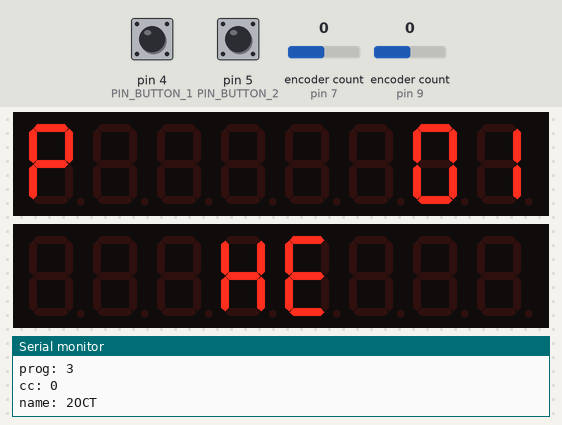
This sketch was run on a simulated Arduino Uno, built with avr-gcc and run on an emulated ATmega328P. On the bench: 2 × 8-digit seven-segment display, the last lines printed to the serial monitor. The test bench sets the inputs (shaded band); at power-on: pin 5 (PIN_BUTTON_2) LOW, pin 4 (PIN_BUTTON_1) LOW, encoder count (sensors on pin 7, pin 9) 0.

Above: at 3.7 s.
3.8 s: pin 5 (PIN_BUTTON_2) pulled HIGH for 0.15 s
At 4.01 s:
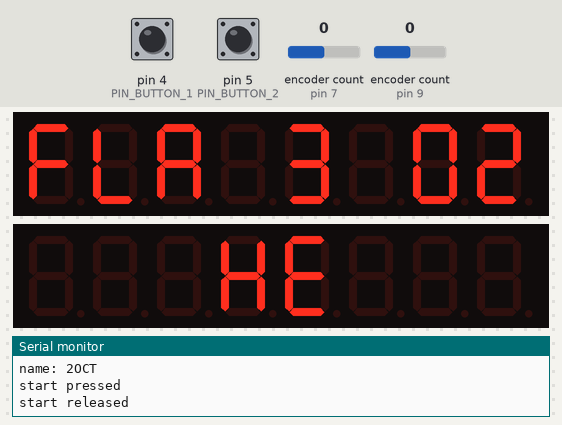
4.5 s: pin 4 (PIN_BUTTON_1) pulled HIGH for 0.15 s
At 5.7 s:
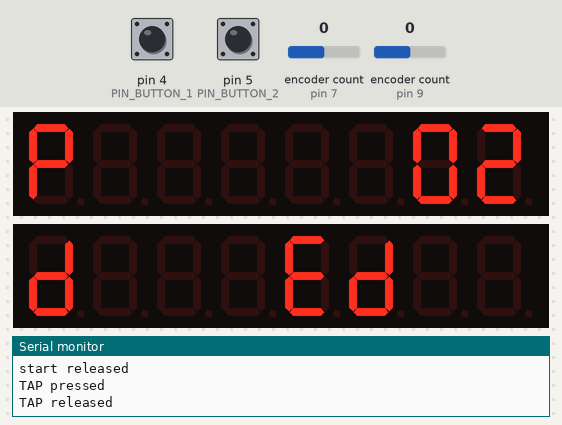
6.1 s: encoder count (sensor on pin 7) set to 1
At 7.3 s:
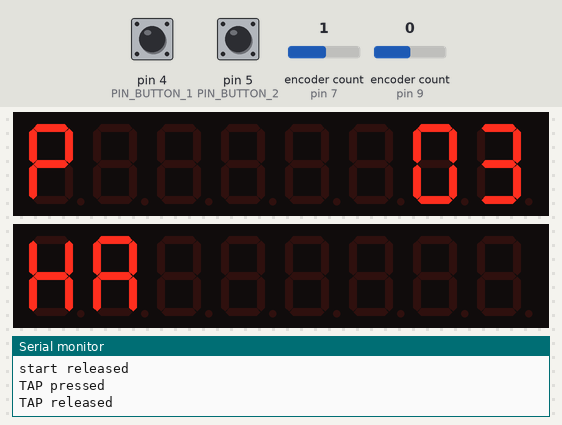
7.6 s: encoder count (sensor on pin 9) set to 1
At 8.4 s:
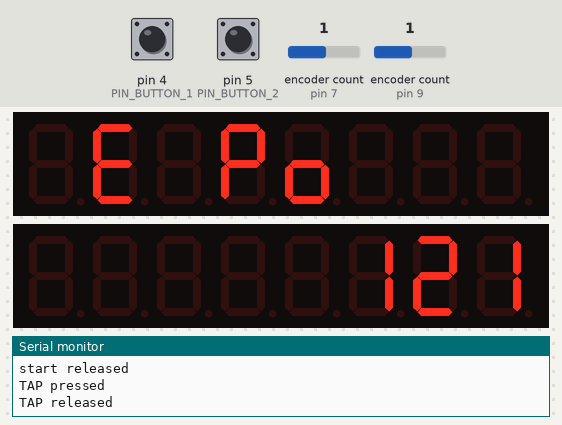
10.6 s: pin 4 (PIN_BUTTON_1) pulled HIGH for 3.2 s
At 11.4 s:
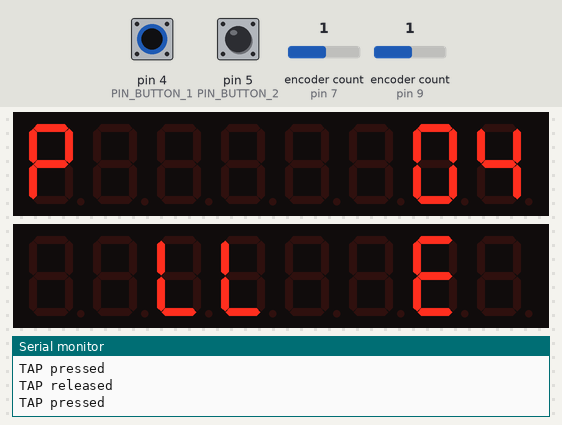
15.3 s: pin 5 (PIN_BUTTON_2) pulled HIGH for 1 s
At 15.51 s:
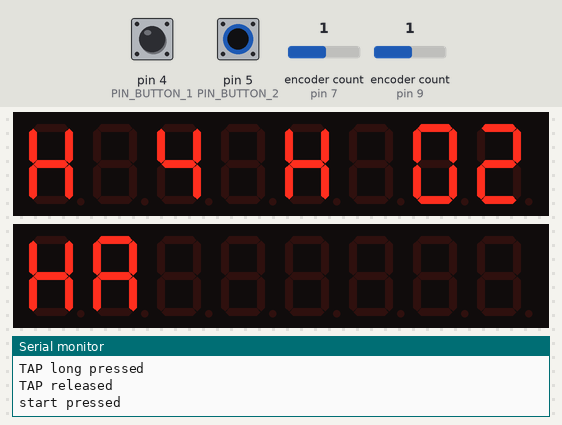
Timing chart, 0 to 17.9 s (numbered marks = the images above; inputs shaded):
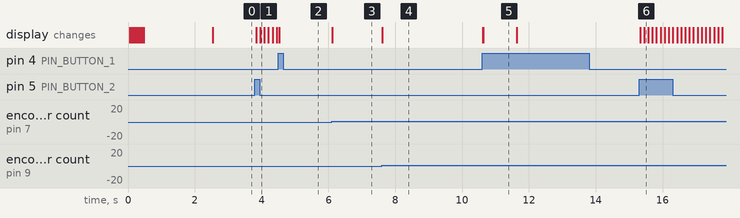

The sketch:

whammy_sequencer.ino
```cpp
#include "buttons.h"
#include "display.h"
#include "midi.h"
#include "pitches.h"
#include "presets.h"

/*
 *
 *  --------------------
 *  -    DISPLAY 1     -
 *  -    DISPLAY 2     -
 *  -                  -
 *  -       knob1 O    -
 *  -       knob2 O    -
 *  - button1  button2 -
 *  -  O          O    -
 *  --------------------
 *
 *
 *
 */

/* TODO
 *  - settings type whammy
 *  - settings true bypass
 *  - preset en PROGMEM
 *  - tap tempo
 *  - "vraie" courbe de pédale
 */

#define PIN_MIDI_RX 2
#define PIN_MIDI_TX 3
#define PIN_DISPLAY_DATA 12
#define PIN_DISPLAY_CLK 11
#define PIN_DISPLAY_LOAD 10
#define PIN_BUTTON_1 4
#define PIN_BUTTON_2 5
#define PIN_KNOB_1_PIN1 7
#define PIN_KNOB_1_PIN2 6
#define PIN_KNOB_2_PIN1 9
#define PIN_KNOB_2_PIN2 8

#define MODE_PLAY 0
#define MODE_PRESET 1
#define MODE_SETTINGS 2

byte          current_screen = SCREEN_PRESET;
unsigned long t_tempo        = 0;

byte          mode           = MODE_PLAY;
bool          playing        = false;
byte          current_preset = 0;
int           preset_direction = 1;
byte          current_step   = 0;
byte          step           = 0;
byte          type           = 0;
unsigned long tempo          = 120;
#define MAX_TEMPO 260
#define MIN_TEMPO 40
unsigned long last_time = 0;
char          buffer[9]; // used for copy PROGMEM to SRAM (8 char max)

LedControl lc = LedControl( PIN_DISPLAY_DATA, PIN_DISPLAY_CLK, PIN_DISPLAY_LOAD,
                            2 ); // lc is our object
// pin 12 is connected to the DATA IN  pin 1
// pin 11 is connected to the CLK pin 13
// pin 10 is connected to LOAD/CS pin 12
// 2 as we are  using 2 MAX7219

SoftwareSerial midiOut( PIN_MIDI_RX, PIN_MIDI_TX ); // RX, TX ;
ButtonConfig   buttonConfig;
AceButton      buttonLeft;
AceButton      buttonRight;
bool           button2_pressed  = false;
bool           button2_released = false;
bool           button1_pressed    = false;
bool           button1_released   = false;
bool           button1_long       = false;

long knob1pos = 0;
long knob2pos = 0;
long knob1new, knob2new;

Encoder knob1( PIN_KNOB_1_PIN1, PIN_KNOB_1_PIN2 );
Encoder knob2( PIN_KNOB_2_PIN1, PIN_KNOB_2_PIN2 );

void stop( void )
{
    playing = false;
    /* buffered */
    whammy( pgm_read_word( &( pitches[P_UNISON].prog ) ),
            pgm_read_word( &( pitches[P_UNISON].cc ) ) );
    /* true bypass  */
    // whammy(pgm_read_word(&(pitches[BYPASS].prog)),
    // pgm_read_word(&(pitches[BYPASS].cc)));
}

void setup()
{
    // init the 2 displays
    dinit( DISPLAY1 );
    dinit( DISPLAY2 );

    // init midi serial port
    midiOut.begin( 31250 );

    // init USB serial debug
    Serial.begin( 9600 );

    buttonConfig.setEventHandler( handleEvent );
    buttonConfig.setFeature( ButtonConfig::kFeatureClick );
    buttonConfig.setFeature( ButtonConfig::kFeatureLongPress );

    pinMode( PIN_BUTTON_1, INPUT );
    pinMode( PIN_BUTTON_2, INPUT );

    buttonLeft.setButtonConfig( &buttonConfig );
    buttonLeft.init( PIN_BUTTON_1, LOW, 0 /* id */ );
    buttonRight.setButtonConfig( &buttonConfig );
    buttonRight.init( PIN_BUTTON_2, LOW, 1 /* id */ );

    Serial.println( F( "Whammy Sequencer" ) );

    byte prog = pgm_read_word( &( pitches[P_UNISON].prog ) );
    Serial.print( "prog: " );
    Serial.println( prog );
    byte cc = pgm_read_word( &( pitches[P_UNISON].cc ) );
    Serial.print( "cc: " );
    Serial.println( cc );

    step = P_2OCT;
    strcpy_P( buffer, (char *)pgm_read_word( &( pitches[step].name ) ) );
    Serial.print( "name: " );
    Serial.println( buffer );

    stop(); // bypass

    printScreen( SCREEN_SPLASH );
    printScreen( SCREEN_PRESET );
}

void setPreset( byte num )
{
    if ( num != current_preset )
    {
        current_preset = num, current_step = 0;
        stop();
        printScreen( SCREEN_PRESET );
    }
}

void printScreen( byte type )
{
    current_screen = type;
    switch ( type )
    {
    case SCREEN_SPLASH:
        dprint( DISPLAY2, "E" );
        delay( ANIM_DELAY );
        dprint( DISPLAY2, "CE" );
        delay( ANIM_DELAY );
        dprint( DISPLAY1, "Y" );
        dprint( DISPLAY2, "NCE" );
        delay( ANIM_DELAY );
        dprint( DISPLAY1, "MY" );
        dprint( DISPLAY2, "ENCE" );
        delay( ANIM_DELAY );
        dprint( DISPLAY1, "MMY" );
        dprint( DISPLAY2, "UENCE" );
        delay( ANIM_DELAY );
        dprint( DISPLAY1, "AMMY" );
        dprint( DISPLAY2, "QUENCE" );
        delay( ANIM_DELAY );
        dprint( DISPLAY1, "HAMMY" );
        dprint( DISPLAY2, "EQUENCE" );
        delay( ANIM_DELAY );
        dprint( DISPLAY1, "WHAMMY" );
        dprint( DISPLAY2, "SEQUENCE" );
        delay( ANIM_DELAY );
        dprint( DISPLAY1, " WHAMMY" );
        dprint( DISPLAY2, "EQUENCER" );
        delay( ANIM_DELAY );
        delay( 2000 );
        break;
    case SCREEN_SELECT_PRESET:
        dprint( DISPLAY1, "SELECT" );
        dprint( DISPLAY2, "PRESET" );
        break;
    case SCREEN_PRESET:
        dprintd( DISPLAY1, "PGM", current_preset + 1 );
        dprint( DISPLAY2, presets[current_preset].name );
        break;
    case SCREEN_TEMPO:
        dprint( DISPLAY1, "Tempo" );
        dprintn( DISPLAY2, (int)tempo );
        t_tempo = millis();
        break;
    case SCREEN_PLAY:
        if ( millis() < SCREEN_DELAY + t_tempo )
            break;
        strcpy_P( buffer, (char *)pgm_read_word( &( pitches[step].name ) ) );
        dprintd( DISPLAY1, buffer, current_step + 1 );
        dprint( DISPLAY2, presets[current_preset].name );
        break;
    case SCREEN_SETTINGS:
        dprint( DISPLAY1, "SELECT" );
        dprint( DISPLAY2, "SETTINGS" );
        break;
    }
}

void change_preset(void)
{
    int preset = (int) current_preset + preset_direction;

    button1_pressed = false; // reset
    button1_long = false;

    if ( preset == PRESET_COUNT )
        preset = 0;
    else if ( preset == -1)
        preset = PRESET_COUNT - 1;

    setPreset( preset );
}

void loop()
{

    check_buttons();

/*
    switch ( mode )
    {
    case MODE_PLAY:
        break;
    case MODE_PRESET:
        break;
    case MODE_SETTINGS:
        break;
    }
*/
    // knob1 -> preset
    if ( knob1new != knob1pos )
    {
        if ( knob1new > knob1pos && current_preset < PRESET_COUNT - 1 )
            setPreset( current_preset + 1 );
        else if ( knob1new < knob1pos && current_preset > 0 )
            setPreset( current_preset - 1 );
        knob1pos = knob1new;
    }
    // knob2 -> tempo
    if ( knob2new != knob2pos )
    {
        // update tempo
        if ( knob2new > knob2pos && tempo < MAX_TEMPO )
            tempo++;
        else if ( knob2new < knob2pos && tempo > MIN_TEMPO )
            tempo--;

        printScreen( SCREEN_TEMPO );
        knob2pos = knob2new;
    }

    if ( button1_pressed )
    {
        change_preset();
    }
    if ( button1_long )
    {
        /* settings ?
        stop();
        printScreen( SCREEN_SELECT_PRESET );
        mode = MODE_PRESET;
        */

       preset_direction = - preset_direction;

       change_preset();

    }

    if ( mode == MODE_PRESET && current_screen == SCREEN_SELECT_PRESET &&
         button1_released )
    {
        // blink preset
    }

    // go back to preset screen
    if ( current_screen == SCREEN_TEMPO && millis() > SCREEN_DELAY + t_tempo )
        printScreen( SCREEN_PRESET );

    type                       = presets[current_preset].type;
    unsigned long current_time = millis();
    switch ( type )
    {
    case TYPE_SETTINGS:
    case TYPE_1_STEP:
    case TYPE_2_STEP:
        if ( button2_pressed || ( type == TYPE_2_STEP && button2_released ) )
        {
            button2_pressed  = false; // reset
            button2_released = false; // reset

            step = presets[current_preset].steps[current_step];

            printScreen( SCREEN_PLAY );
            whammy( pgm_read_word( &( pitches[step].prog ) ),
                    pgm_read_word( &( pitches[step].cc ) ) );

            if ( current_step < presets[current_preset].step_number - 1 )
                current_step++;
            else
                current_step = 0;
        }
        break;
    case TYPE_1_SHOT:
    case TYPE_TAP:
        if ( !playing && button2_pressed )
        {
            playing       = true;
            button2_pressed = false;
            current_step  = 0;
        }
        else if ( playing && button2_pressed )
        {
            button2_pressed = false;
            stop();
        }

        if ( playing )
        {
            if ( current_time - last_time >=
                 60000 / (unsigned long)presets[current_preset].note_value /
                     tempo )
            {
                last_time = current_time;

                step = presets[current_preset].steps[current_step];
                whammy( pgm_read_word( &( pitches[step].prog ) ),
                        pgm_read_word( &( pitches[step].cc ) ) );

                printScreen( SCREEN_PLAY );
                if ( current_step < presets[current_preset].step_number - 1 )
                    current_step++;
                else if ( type == TYPE_1_SHOT )
                    stop();
                else
                    current_step = 0;
            }
        }
        break;
    case TYPE_CLOCK:
        break;
    }
}
```

buttons.cpp
```cpp
#include "buttons.h"
#include <arduino.h>

void handleEvent( AceButton *button, uint8_t eventType, uint8_t buttonState )
{
    switch ( eventType )
    {
    case AceButton::kEventPressed:
        if ( button->getId() == 1 )
        {
            button2_pressed  = true;
            button2_released = false;
            Serial.println( F( "start pressed" ) );
        }
        else if ( button->getId() == 0 )
        {
            button1_pressed  = true;
            button1_released = false;
            Serial.println( F( "TAP pressed" ) );
        }
        break;
    case AceButton::kEventReleased:
        if ( button->getId() == 1 )
        {
            button2_pressed  = false;
            button2_released = true;
            Serial.println( F( "start released" ) );
        }
        else if ( button->getId() == 0 )
        {
            button1_pressed  = false;
            button1_released = true;
            Serial.println( F( "TAP released" ) );
        }
        break;
    case AceButton::kEventLongPressed:
        if ( button->getId() == 0 )
        {
            button1_pressed = false;
            button1_long    = true;
            Serial.println( F( "TAP long pressed" ) );
        }
    }
}

void check_buttons( void )
{
    // momentary buttons
    buttonLeft.check();
    buttonRight.check();

    // rotary buttons
    knob1new = knob1.read();
    knob2new = knob2.read();
}
```

buttons.h
```cpp
#ifndef BUTTONS_H
#define BUTTONS_H

#include <AceButton.h>
#include <Encoder.h>
using namespace ace_button;

extern ButtonConfig buttonConfig;

extern AceButton buttonLeft;
extern AceButton buttonRight;

extern Encoder knob1;
extern Encoder knob2;

extern bool button2_pressed;
extern bool button2_released;
extern bool button1_pressed;
extern bool button1_released;
extern bool button1_long;

extern long knob1pos;
extern long knob2pos;
extern long knob1new, knob2new;

void handleEvent( AceButton *button, uint8_t eventType, uint8_t buttonState );
void check_buttons( void );

#endif
```

display.cpp
```cpp
#include "display.h"
#include <arduino.h>

/*
 * Initalize display
 */
void dinit( int display )
{
    lc.shutdown( display, false ); // turn off power saving, enables display
    lc.setIntensity( display, 8 ); // sets brightness (0~15 possible values)
    lc.clearDisplay( display );    // clear screen
}

void dprint( int display, const char *msg )
{
    for ( int i = 0; i < 8; i++ )
    {
        char c;
        if ( i < strlen( msg ) )
            c = msg[i];
        else
            c = ' ';

        lc.setChar( display, 7 - i, c, false );
    }
}

void dprintd( int display, const char *msg, int num )
{
    for ( int i = 0; i < 6; i++ )
    {
        char c;
        if ( i < strlen( msg ) )
            c = msg[i];
        else
            c = ' ';

        lc.setChar( display, 7 - i, c, false );
    }

    int r;

    r   = num / 10;
    num = num - r * 10;
    lc.setChar( display, 1, char( r ), false );

    lc.setChar( display, 0, char( num ), false );
}

void dprintn( int display, int num )
{
    int r;

    for ( int i = 0; i < 5; i++ )
    {
        lc.setChar( display, 7 - i, ' ', false );
    }

    r   = num / 100;
    num = num - r * 100;
    lc.setChar( display, 2, char( r ), false );

    r   = num / 10;
    num = num - r * 10;
    lc.setChar( display, 1, char( r ), false );

    lc.setChar( display, 0, char( num ), false );
}
```

display.h
```cpp
#ifndef DISPLAY_H
#define DISPLAY_H

#include <LedControl.h> //  need the patched library

#define DISPLAY1 0
#define DISPLAY2 1

#define SCREEN_SPLASH 0
#define SCREEN_PRESET 1
#define SCREEN_TEMPO 2
#define SCREEN_PLAY 3
#define SCREEN_SETTINGS 4
#define SCREEN_SELECT_PRESET 5
extern byte current_screen;
#define SCREEN_DELAY 3000
extern unsigned long t_tempo;
#define ANIM_DELAY 50

extern LedControl lc;

void dinit( int display );
void dprint( int display, const char *msg );
void dprintd( int display, const char *msg, int num );
void dprintn( int display, int num );

#endif
```

midi.cpp
```cpp
#include <arduino.h>
#include "midi.h"

void whammy( byte prog, byte expr )
{
    midiOut.write( (uint8_t)0xC0 ); // TYPE: program change
    midiOut.write( (uint8_t)prog );
    midiOut.write( (uint8_t)0xB0 ); // TYPE: control change
    midiOut.write( (uint8_t)0x0B ); // CONTROLLER NUMBER 11: expression pedal
    midiOut.write( (uint8_t)expr );
}
```

midi.h
```cpp
#ifndef MIDI_H
#define MIDI_H

#include <SoftwareSerial.h>

extern SoftwareSerial midiOut;

void whammy(  byte prog, byte expr );

#endif
```

Source omitted: pitches.h (10623 bytes), presets.h (5130 bytes)

Measured:
- after the input at 3.8 s, the display: first changes at once (image 1 shows a later state)
- after the input at 4.5 s, the display: changes at once (image 2)
- after the input at 6.1 s, the display: changes at once (image 3)
- after the input at 7.6 s, the display: changes at once (image 4)
- after the input at 10.6 s, the display: first differs from a run without the input at once (image 5)
- after the input at 15.3 s, the display: first changes at once (image 6 shows a later state)
- what the display in image 5 shows lasts 1.0 s, from 10.6 s to 11.6 s
